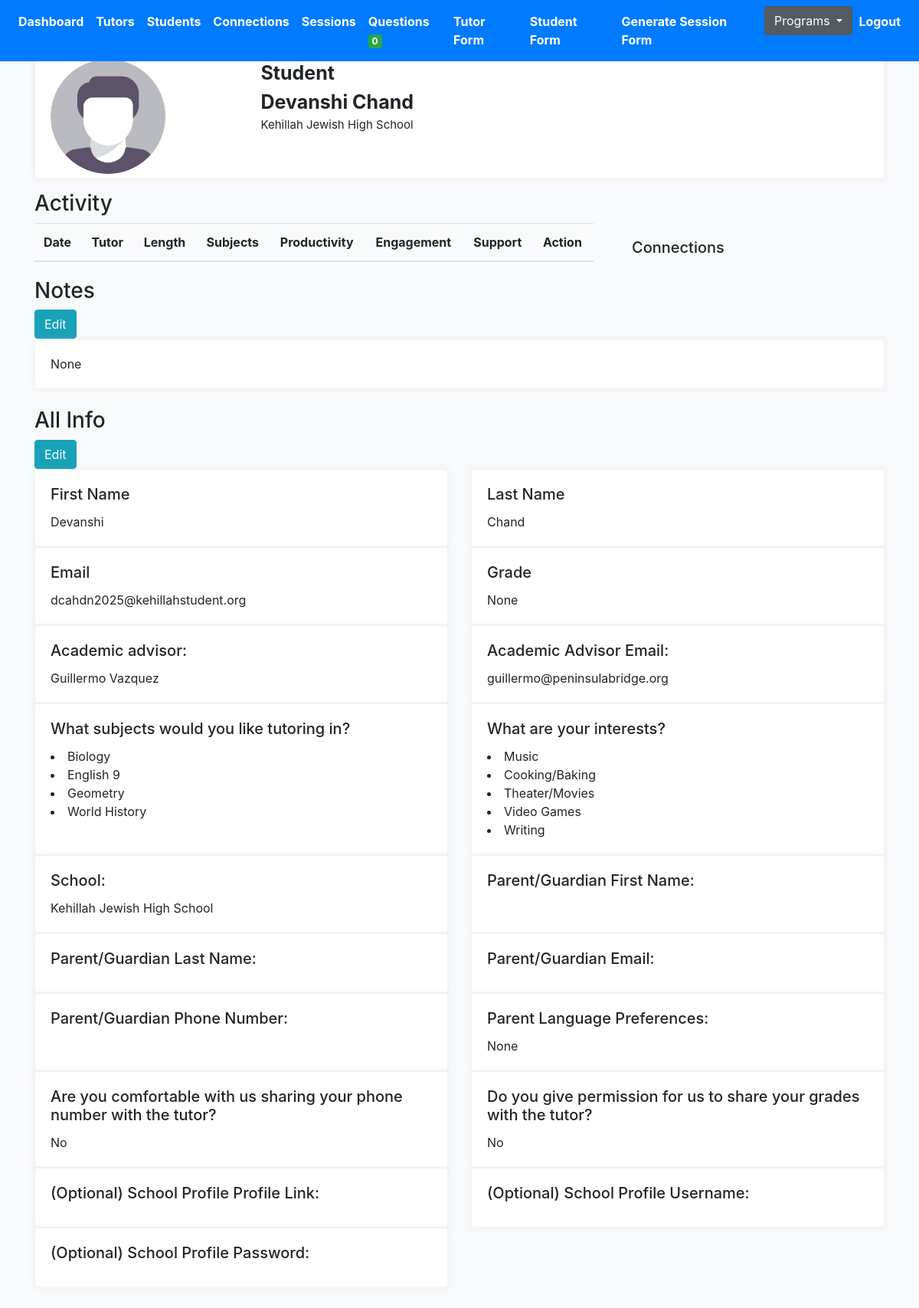
/tutoring/devanshi-chand-b7efa38a/profile-detail (signed in), run on the app's committed database.
### profiles/models.py (models this page shows, shortened)
class Profile(models.Model):
    role = models.CharField(max_length=200, choices=ROLE_CHOICES_PROFILE, null=True)
    avatar = models.ImageField(default='avatar.png', upload_to='avatars/')
    first_name = models.CharField(max_length=200, blank=True)
    last_name = models.CharField(max_length=200, blank=True)
    email = models.EmailField(max_length=200, blank=True)
    student_grade = models.CharField(null=True, blank=True, max_length=200, choices=STUDENT_GRADE_CHOICES)
    grade = models.CharField(null=True, blank=True, max_length=200, choices=GRADE_CHOICES)
    academic_advisor = models.ForeignKey(Academicadvisor, null=True, blank=True, on_delete=models.CASCADE, related_name='academic_advisor')
    academic_advisor_email = models.EmailField(max_length=200, blank=True)
    subjects = models.ManyToManyField(Subject, blank=True, related_name='subjects')
    school = models.CharField(max_length=200, blank=True)
    friends = models.ManyToManyField("self", blank=True, related_name='testfriends')
    updated = models.DateTimeField(auto_now=True)
    created = models.DateTimeField(auto_now_add=True)
    slug = models.SlugField(unique=True, blank=True)
    flag = models.BooleanField(default=False)
    parent1_first_name = models.CharField(max_length=200, blank=True)
    parent1_last_name = models.CharField(max_length=200, blank=True)
    parent1_phone = models.CharField(max_length=200, blank=True)
    parent1_email = models.EmailField(max_length=200, blank=True)
    student_capacity = models.IntegerField(null=True, blank=True)
    phone = models.CharField(max_length=200, blank=True)
    question = models.TextField(null=True, blank=True, max_length=1000)
    languages = models.ManyToManyField(Language, blank=True, related_name='subjects')
    comfortable_share_phone = models.BooleanField(default=False)
    permission_share_grade = models.BooleanField(default=False)
    optional_school_loop_profile_link = models.TextField(null=True, blank=True, max_length=500)
    optional_school_loop_username = models.TextField(null=True, blank=True, max_length=500)
    optional_school_loop_password = models.TextField(null=True, blank=True, max_length=500)
    parent_languages = models.CharField(null=True, blank=True, max_length=200, choices=LANGUAGE_CHOICES)
    age = models.IntegerField(null=True, blank=True)
    ethnic = models.CharField(null=True, blank=True, max_length=200, choices=ETHNIC_CHOICES)
    note = models.TextField(null=True, blank=True, max_length=1000)
    interest = models.ManyToManyField(Interest, blank=True, related_name='interest')
    def get_subjects(self):
        return self.subjects.all()
    def get_student_connections(self):
        return self.student.filter()
    def get_interests(self):
        return self.interest.all()
    __initial_first_name = None
    __initial_last_name = None
    def __init__(self, *args, **kwargs):
        super().__init__(*args, **kwargs)
        self.__initial_first_name = self.first_name
        self.__initial_last_name = self.last_name

class Academicadvisor(models.Model):
    name = models.CharField(max_length=200, blank=True)
    email = models.EmailField(max_length=200, blank=True)
    def __str__(self):
        return self.name

class Subject(models.Model):
    name = models.CharField(max_length=200, blank=True)
    def __str__(self):
        return self.name

class Interest(models.Model):
    name = models.CharField(max_length=200, blank=True)
    def __str__(self):
        return self.name

### profiles/views.py (the view)
# urls.py: path('<slug>/profile-detail', ProfileDetailView.as_view(), name='profile-detail-view'),
@method_decorator(login_required, name='dispatch')
@method_decorator(allowed_users(allowed_roles=['tutor', 'admin']), name='dispatch')
class ProfileDetailView(DetailView):
    model = Profile
    template_name = 'tutor/profile-detail.html'
    def get_object(self):
        slug = self.kwargs.get('slug')
        profile = Profile.objects.get(slug=slug)
        return profile
    def get_context_data(self, **kwargs):
        context = super().get_context_data(**kwargs)
        slug = self.kwargs.get('slug')
        profile = Profile.objects.get(slug=slug)
        sessions = Session.objects.filter(submit_status=True).filter(Q(connection__tutor=profile) | Q(connection__student=profile))
        sessions_ = []
        for item in sessions:
            sessions_.append(item)
        context["sessions"] = sessions_
        return context

### cprofiles/context_processors.py (called while the page is built)
def choice_question(request):
    if(request.user.id):
        choice_unanswered_question_num = Question.objects.filter(status="UNANSWERED").count()
        return {
            'choice_unanswered_question_num' : choice_unanswered_question_num
        }
    return {}

### middleschool/context_processors.py (called while the page is built)
def middle_school_question(request):
    if(request.user.id):
        middle_school_unanswered_question_num = Question.objects.filter(status="UNANSWERED").count()
        return {
            'middle_school_unanswered_question_num' : middle_school_unanswered_question_num
        }
    return {}

### mprofiles/context_processors.py (called while the page is built)
def mentor_question(request):
    if(request.user.id):
        mentor_unanswered_question_num = Question.objects.filter(status="UNANSWERED").count()
        return {
            'mentor_unanswered_question_num' : mentor_unanswered_question_num
        }
    return {}

### profiles/context_processors.py (called while the page is built)
def high_school_question(request):
    if(request.user.id):
        high_school_unanswered_question_num = Question.objects.filter(status="UNANSWERED").count()
        return {
            'high_school_unanswered_question_num' : high_school_unanswered_question_num
        }
    return {}

### templates/tutor/profile-detail.html (shortened to what this page needs)
{% extends 'base.html' %}
{% load static %}
{% block stylesheet %}{% static '/css/profile.css' %}{% endblock %}
{% block content %}
<div class="profile-page tx-13">
    <div class="row">
        <div class="col-12 grid-margin">
            <div class="profile-header">
                <div class="header-links">
                    <div class="container header">
                        <div class="row">
                            <div class="col-3 name-btn">
                                <img class="profile-pic" src="{{profile.avatar.url}}" alt="profile">
                            </div>
                            <div class="col-3">
                                <div style="font-size:25px; font-weight:bold" class="profile-name">
                                    {{profile.role|title }}</div>
                                <div style="font-size:25px; font-weight:bold" class="profile-name">
                                    {{profile.first_name}}
                                    {{profile.last_name}}</div>
                                <div style="font-size:15px" class="profile-name">
                                    {{profile.school}}</div>
                            </div>
                            <div class="col-6">
                            </div>
                        </div>
                    </div>
                </div>
            </div>
        </div>
    </div>
</div>
<h3>Activity</h3>
<div class="row">
    <div class="col-8 table-responsive-lg">
        <table class="table">
            <thead>
                <tr>
                    <th scope="col">Date</th>
                    <th scope="col">{% if profile.role == 'student' %}Tutor{% else %}Student{% endif %}</th>
                    <th scope="col">Length</th>
                    <th scope="col">Subjects</th>
                    <th scope="col">Productivity</th>
                    <th scope="col">Engagement</th>
                    <th scope="col">Support</th>
                    <th scope="col">Action</th>
                </tr>
            </thead>
        </table>
    </div>
    <div class="col-4">
        <div class="card-body">
            <h5>Connections</h5>
        </div>
    </div>
</div>
<h3>Notes</h3>
<a href="{% url 'profiles:profile-note-update-profile' profile.slug %}"><button type="submit"
        class="btn btn-info">Edit</button></a>
<div class="row">
    <div class="col-sm-12">
        <div class="card h-100">
            <div class="card-body">
                <p class="card-text">{{profile.note}}</p>
            </div>
        </div>
    </div>
</div>
<h3>All Info</h3>
{% if profile.role == 'student' %}
<a href="{% url 'profiles:student-update-profile' profile.slug %}"><button type="submit"
        class="btn btn-info">Edit</button></a>
<div class="row">
    <div class="col-sm-6">
        <div class="card h-100">
            <div class="card-body">
                <h5 class="card-title">First Name</h5>
                <p class="card-text">{{profile.first_name}}</p>
            </div>
        </div>
    </div>
    <div class="col-sm-6">
        <div class="card h-100">
            <div class="card-body">
                <h5 class="card-title">Last Name</h5>
                <p class="card-text">{{profile.last_name}}</p>
            </div>
        </div>
    </div>
</div>
<div class="row">
    <div class="col-sm-6">
        <div class="card h-100">
            <div class="card-body">
                <h5 class="card-title">Email</h5>
                <p class="card-text">{{profile.email}}</p>
            </div>
        </div>
    </div>
    <div class="col-sm-6">
        <div class="card h-100">
            <div class="card-body">
                <h5 class="card-title">Grade</h5>
                <p class="card-text">{{profile.grade}}</p>
            </div>
        </div>
    </div>
</div>
<div class="row">
    <div class="col-sm-6">
        <div class="card h-100">
            <div class="card-body">
                <h5 class="card-title">Academic advisor:</h5>
                <p class="card-text">{{profile.academic_advisor}}</p>
            </div>
        </div>
    </div>
    <div class="col-sm-6">
        <div class="card h-100">
            <div class="card-body">
                <h5 class="card-title">Academic Advisor Email:</h5>
                <p class="card-text">{{profile.academic_advisor_email}}</p>
            </div>
        </div>
    </div>
</div>
<div class="row">
    <div class="col-sm-6">
        <div class="card h-100">
            <div class="card-body">
                <h5 class="card-title">What subjects would you like tutoring in?</h5>
                {% for subject in profile.get_subjects %}
                <li>{{subject}}</li>
                {% endfor %}
            </div>
        </div>
    </div>
    <div class="col-sm-6">
        <div class="card h-100">
            <div class="card-body">
                <h5 class="card-title">What are your interests?</h5>
                {% for interest in profile.get_interests %}
                <li>{{interest}}</li>
                {% endfor %}
            </div>
        </div>
    </div>
</div>
<div class="row">
    <div class="col-sm-6">
        <div class="card h-100">
            <div class="card-body">
                <h5 class="card-title">School:</h5>
                <p class="card-text">{{profile.school}}</p>
            </div>
        </div>
    </div>
    <div class="col-sm-6">
        <div class="card h-100">
            <div class="card-body">
                <h5 class="card-title">Parent/Guardian First Name:</h5>
            </div>
        </div>
    </div>
</div>
<div class="row">
    <div class="col-sm-6">
        <div class="card h-100">
            <div class="card-body">
                <h5 class="card-title">Parent/Guardian Last Name:</h5>
            </div>
        </div>
    </div>
    <div class="col-sm-6">
        <div class="card h-100">
            <div class="card-body">
                <h5 class="card-title">Parent/Guardian Email:</h5>
            </div>
        </div>
    </div>
</div>
<div class="row">
    <div class="col-sm-6">
        <div class="card h-100">
            <div class="card-body">
                <h5 class="card-title">Parent/Guardian Phone Number:</h5>
            </div>
        </div>
    </div>
    <div class="col-sm-6">
        <div class="card h-100">
            <div class="card-body">
                <h5 class="card-title">Parent Language Preferences:</h5>
                <p class="card-text">{{profile.parent_languages}}</p>
            </div>
        </div>
    </div>
</div>
<div class="row">
    <div class="col-sm-6">
        <div class="card h-100">
            <div class="card-body">
                <h5 class="card-title">Are you comfortable with us sharing your phone number with the tutor?</h5>
                <p class="card-text">{% if profile.comfortable_share_phone == True %} Yes {% else %} No {% endif %}</p>
            </div>
        </div>
    </div>
    <div class="col-sm-6">
        <div class="card h-100">
            <div class="card-body">
                <h5 class="card-title">Do you give permission for us to share your grades with the tutor?</h5>
                <p class="card-text">{% if profile.permission_share_grade == True %} Yes {% else %} No {% endif %}</p>
            </div>
        </div>
    </div>
</div>
<div class="row">
    <div class="col-sm-6">
        <div class="card h-100">
            <div class="card-body">
                <h5 class="card-title">(Optional) School Profile Profile Link:</h5>
            </div>
        </div>
    </div>
    <div class="col-sm-6">
        <div class="card h-100">
            <div class="card-body">
                <h5 class="card-title">(Optional) School Profile Username:</h5>
            </div>
        </div>
    </div>
</div>
<div class="row">
    <div class="col-sm-6">
        <div class="card h-100">
            <div class="card-body">
                <h5 class="card-title">(Optional) School Profile Password:</h5>
            </div>
        </div>
    </div>
</div>
{% endif %}
{% endblock content %}

### core/static/css/base.css (style rules this page uses)
.container { width: 100%; padding-right: 15px; padding-left: 15px; margin-right: auto; margin-left: auto; margin-top: 55px; }
body { background:#FAFAFA; }

### core/static/css/profile.css (style rules this page uses)
body { background-color: #f9fafb; margin-top:0px; }
.profile-page .profile-header { box-shadow: 0 0 10px 0 rgba(183, 192, 206, 0.2); border: 1px solid #f2f4f9; }
.profile-page .profile-header .header-links { padding: 5px; display: -webkit-flex; display: flex; -webkit-justify-content: center; justify-content: center; background: #fff; border-radius: 0 0 .25rem .25rem; }
img { vertical-align: middle; border-style: none; }
.grid-margin { margin-bottom: 1rem; }
.card { box-shadow: 0 0 10px 0 rgba(183, 192, 206, 0.2); -webkit-box-shadow: 0 0 10px 0 rgba(183, 192, 206, 0.2); -moz-box-shadow: 0 0 10px 0 rgba(183, 192, 206, 0.2); -ms-box-shadow: 0 0 10px 0 rgba(183, 192, 206, 0.2); }
.card { position: relative; display: flex; flex-direction: column; min-width: 0; word-wrap: break-word; background-color: #fff; background-clip: border-box; border: 1px solid #f2f4f9; border-radius: 0.25rem; }
.name-btn { margin-right: auto; }
.profile-pic { border-radius: 50%; height: auto; width: 150px; }
.container .header { margin-top: 0px; }

### data on the page
Profile: avatar (placeholder picture), role "Student", first_name "Devanshi", last_name "Chand", school "Kehillah Jewish High School", note "None", email "dcahdn2025@kehillahstudent.org", grade "None", academic_advisor "Guillermo Vazquez", academic_advisor_email "guillermo@peninsulabridge.org", parent_languages "None"
Subject: name "Biology"
Subject: name "English 9"
Subject: name "Geometry"
Subject: name "World History"
Interest: name "Music"
Interest: name "Cooking/Baking"
Interest: name "Theater/Movies"
Interest: name "Video Games"
Interest: name "Writing"

### other printed values
{{ high_school_unanswered_question_num }} "0"
